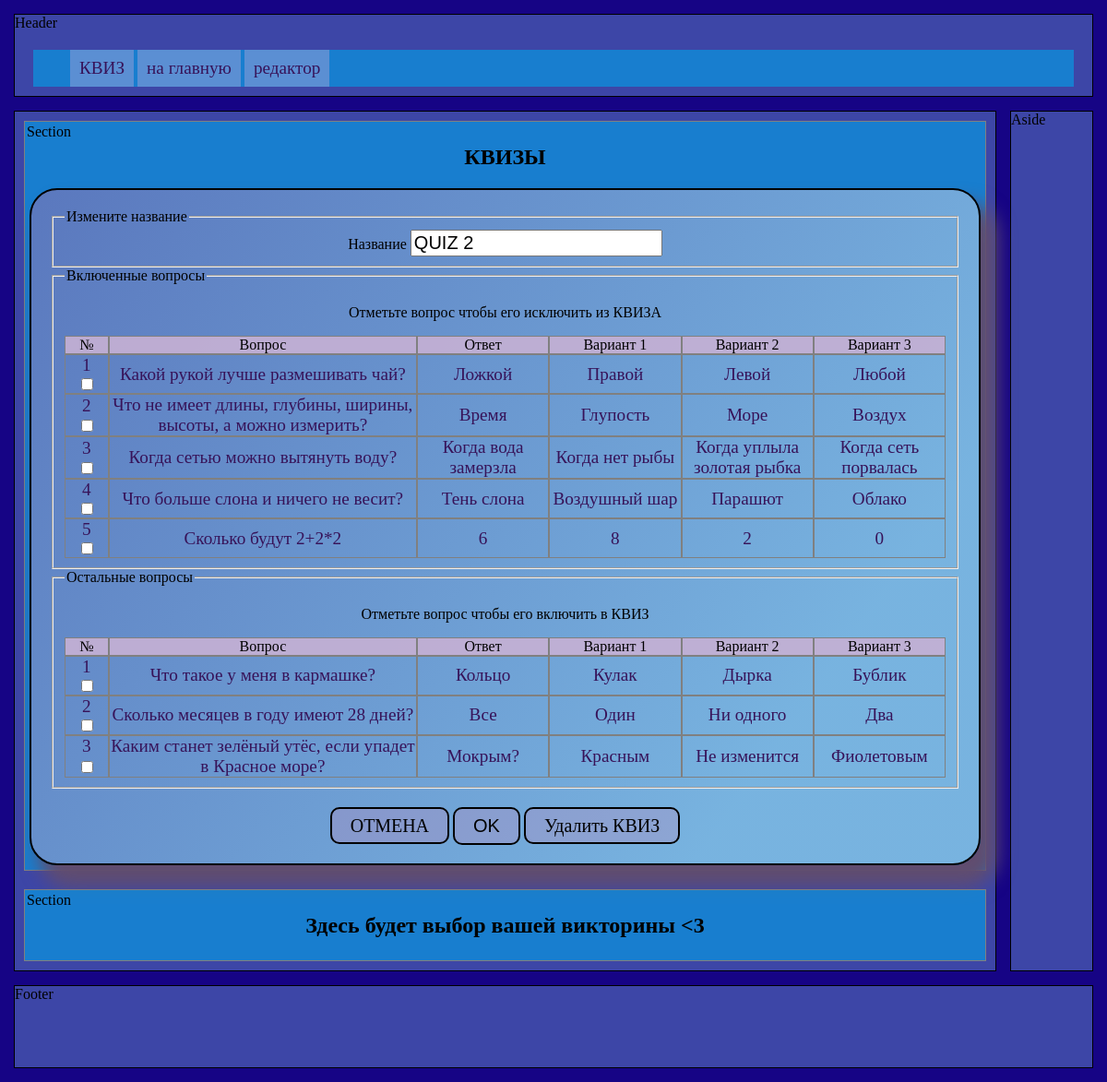
Screenshot of /quiz_edit/2/ with the database file from the repository.
### models.py (models this page shows, shortened)
class Quiz(db.Model):
    id = db.Column(db.Integer, primary_key=True)
    name = db.Column(db.String(100))
    user_id = db.Column(db.Integer, db.ForeignKey('user.id'))

class Question(db.Model):
    id = db.Column(db.Integer, primary_key=True)
    question = db.Column(db.String(250), nullable=False)
    answer = db.Column(db.String(100), nullable=False)
    wrong1 = db.Column(db.String(100), nullable=False)
    wrong2 = db.Column(db.String(100), nullable=False)
    wrong3 = db.Column(db.String(100), nullable=False)
    quiz = db.relationship(
        'Quiz',
        secondary=quiz_question, backref='question')

### main1.py (the view, shortened to what this page needs)
@app.route('/quiz_edit/<int:id>/', methods=['GET', 'POST'])
def quiz_edit(id):
    quiz = Quiz.query.filter_by(id=id).one()
    q_ids = [q.id for q in quiz.question]  # список id вопросов которые вошли в этот КВИЗ
    questions = Question.query.filter(Question.id.not_in(q_ids))  # выборка вопросов которые не вошли
    return render_template('quiz_edit.html',
                           quiz=quiz,
                           no_questions=questions,
                           html_config=html_config)

### templates/quiz_edit.html (shortened to what this page needs)
{% extends "base.html" %}
{% block main_menu %}
    {{ super() }}
    {% include 'quiz_menu.html' %}
{% endblock %}
{% block content1 %}
<div class="quiz_form">
    <form action="/quiz_edit/{{ quiz.id }}/" method="post">
        <fieldset>
            <legend>Измените название</legend>
            <label for="name">Название</label>
            <input type="text" name="name" id="name" value="{{ quiz.name }}" placeholder="Название КВИЗА">
        </fieldset>
        <fieldset>
            <legend>Включенные вопросы</legend>
            <p>Отметьте вопрос чтобы его исключить из КВИЗА</p>
            {% set questions, checkbox, n_tab = quiz.question, True, 1  %}
            {% include 'form_questions_tab.html' %}
        </fieldset>
        <fieldset>
            <legend>Остальные вопросы</legend>
            <p>Отметьте вопрос чтобы его включить в КВИЗ</p>
            {% set questions, checkbox, n_tab = no_questions, True, 2 %}
            {% include 'form_questions_tab.html' %}
        </fieldset>
        <div>
            <a class="button" href="/quizes_view">ОТМЕНА</a>
            <input class="button" type="submit" value="OK">
            <a class="button" href="/quiz_delete/{{quiz.id}}">Удалить КВИЗ</a>
        </div>
    </form>
</div>
{% endblock %}

### templates/form_questions_tab.html
<div class="question-row question-hrow">
    <div class="quiz-col">№</div>
    <div class="quiz-col">Вопрос</div>
    <div class="quiz-col">Ответ</div>
    <div class="quiz-col">Вариант 1</div>
    <div class="quiz-col">Вариант 2</div>
    <div class="quiz-col">Вариант 3</div>
</div>
{% for q in questions %}
<a href="/question_edit/{{q.id}}">
    <div class="question-row">
        <div class="quiz-col">
            {{ loop.index }}
            {% if  checkbox %}
                <input type="checkbox" name = "check{{n_tab}}_{{loop.index}}" value="{{ q.id }}">
            {% endif %}
        </div>
        <div class="quiz-col">{{ q.question }}</div>
        <div class="quiz-col">{{ q.answer }}</div>
        <div class="quiz-col">{{ q.wrong1 }}</div>
        <div class="quiz-col">{{ q.wrong2 }}</div>
        <div class="quiz-col">{{ q.wrong3 }}</div>
    </div>
</a>
{% endfor %}

### static/main.css (style rules this page uses)
* { box-sizing: border-box; }
body { min-height: 100vh; margin: auto; padding: 10px; background-color: #160485; width: 100vw; max-width: 1200px; display: grid; grid-template-columns: 1fr 100px; grid-template-rows: 100px 1fr 100px; gap: 5px; }
a { text-decoration: none; color: rgb(55, 19, 89); font-size: 1.2rem; }
legend { text-align: left; }

### static/quiz.css (style rules this page uses)
.quiz_form { display: block; background: linear-gradient(153deg, #e9f2f375 20%, #7531807a); border-radius: 30px; border: 2px solid; box-shadow: 14px 20px 20px 4px #614d6f; text-align: center; min-width: 500px; max-width: 100%; background: linear-gradient(305deg, #e9f2f375 20%, #a371ab7a); padding: 20px; }
.button { font-size: 20px; border-radius: 10px; padding: 10px 15px 10px 15px; background-color: #c785b747; transition: all 450ms ease-out; }
.button { margin-top: 20px; font-size: 20px; border-radius: 10px; padding: 2px 15px 2px 15px; background-color: #c785b747; transition: all 250ms ease-out; text-decoration: none; border: 2px solid black; padding: 7px 20px 7px 20px; color:black; }
.question-row { display: grid; grid-template-columns: 5% 35% repeat(4, 15%); transition: all 200ms; }
.quiz-col { display: grid; border:1px solid gray; align-items: center; overflow: hidden; }
.question-hrow, .quiz-hrow { background-color: #c5b0d4eb; }
.quiz_form input, textarea { font-size: 20px; }

### rows the page displays
Quiz: name "QUIZ 2"
Question: question "Какой рукой лучше размешивать чай?", answer "Ложкой", wrong1 "Правой", wrong2 "Левой", wrong3 "Любой"
Question: question "Что не имеет длины, глубины, ширины, высоты, а можно измерить?", answer "Время", wrong1 "Глупость", wrong2 "Море", wrong3 "Воздух"
Question: question "Когда сетью можно вытянуть воду?", answer "Когда вода замерзла", wrong1 "Когда нет рыбы", wrong2 "Когда уплыла золотая рыбка", wrong3 "Когда сеть порвалась"
Question: question "Что больше слона и ничего не весит?", answer "Тень слона", wrong1 "Воздушный шар", wrong2 "Парашют", wrong3 "Облако"
Question: question "Сколько будут 2+2*2", answer "6", wrong1 "8", wrong2 "2", wrong3 "0"
Question: question "Что такое у меня в кармашке?", answer "Кольцо", wrong1 "Кулак", wrong2 "Дырка", wrong3 "Бублик"
Question: question "Сколько месяцев в году имеют 28 дней?", answer "Все", wrong1 "Один", wrong2 "Ни одного", wrong3 "Два"
Question: question "Каким станет зелёный утёс, если упадет в Красное море?", answer "Мокрым?", wrong1 "Красным", wrong2 "Не изменится", wrong3 "Фиолетовым"
